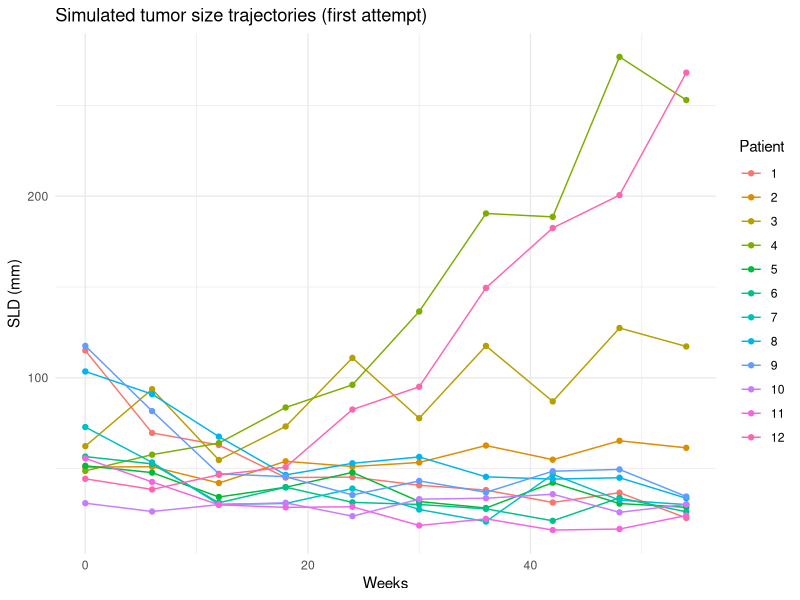
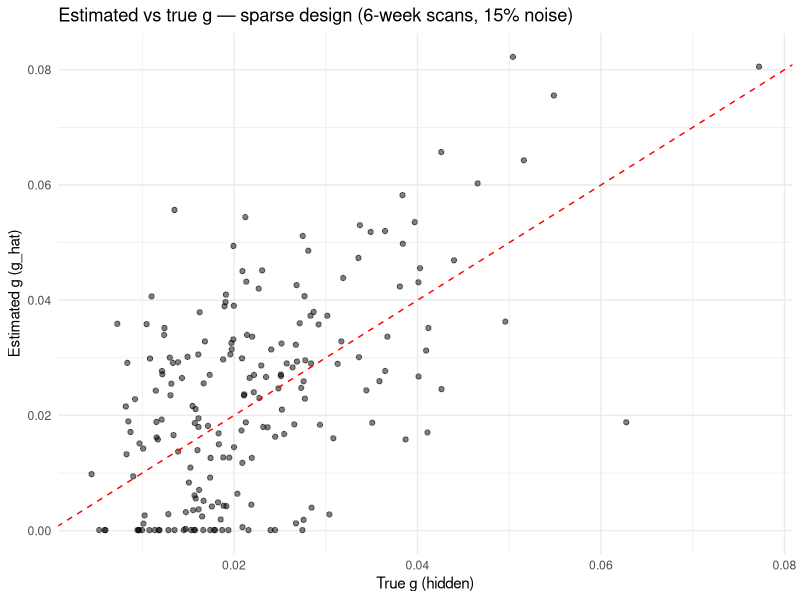
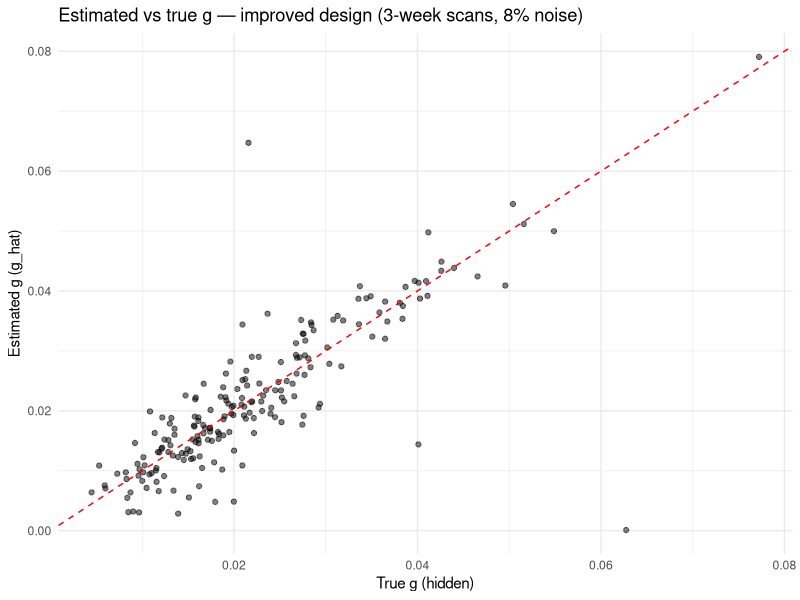

These figures' R source, in order:
## ---- chunk 1
knitr::opts_chunk$set(echo = TRUE, warning = FALSE, message = FALSE)
## ---- chunk 2
library(minpack.lm)
library(survival)
library(survminer)
library(dplyr)
library(ggplot2)

set.seed(42)
## ---- chunk 3
n_patients <- 200

g_pop      <- 0.020
omega_g    <- 0.5
d_pop      <- 0.010
omega_d    <- 0.6
SLD0_pop   <- 60
omega_SLD0 <- 0.3

patients <- tibble(
  patient_id = 1:n_patients,
  g    = rlnorm(n_patients, log(g_pop), omega_g),
  d    = rlnorm(n_patients, log(d_pop), omega_d),
  SLD0 = rlnorm(n_patients, log(SLD0_pop), omega_SLD0)
)

head(patients)
## ---- chunk 4
beta_g <- -15   # protective effect of g
beta_d <- 20    # detrimental effect of d
h0     <- 0.015 # baseline hazard

patients <- patients %>%
  mutate(
    g_c = g - mean(g),
    d_c = d - mean(d),
    linear_pred = beta_g * g_c + beta_d * d_c,
    hazard = h0 * exp(linear_pred),
    true_event_time = rexp(n(), rate = hazard)
  )

admin_censoring <- 104

patients <- patients %>%
  mutate(
    os_time  = pmin(true_event_time, admin_censoring),
    os_event = as.integer(true_event_time <= admin_censoring)
  )

summary(patients$os_time)
table(patients$os_event)
## ---- chunk 5
cor.test(patients$g, patients$os_time, method = "spearman")
## ---- chunk 6
assessment_times <- seq(0, 54, by = 6)
sigma_obs <- 0.15

longitudinal_data <- patients %>%
  rowwise() %>%
  do({
    pt <- .
    tibble(
      patient_id = pt$patient_id,
      time = assessment_times,
      SLD_true = pt$SLD0 * (exp(-pt$g * assessment_times) + exp(pt$d * assessment_times) - 1)
    )
  }) %>%
  ungroup() %>%
  mutate(SLD_obs = SLD_true * exp(rnorm(n(), 0, sigma_obs))) %>%
  filter(SLD_obs > 0)

ggplot(longitudinal_data %>% filter(patient_id <= 12),
       aes(x = time, y = SLD_obs, group = patient_id, color = factor(patient_id))) +
  geom_line() + geom_point() +
  labs(title = "Simulated tumor size trajectories (first attempt)",
       x = "Weeks", y = "SLD (mm)", color = "Patient") +
  theme_minimal()
## ---- chunk 7
fit_one_patient <- function(df) {
  tryCatch({
    fit <- nlsLM(
      SLD_obs ~ SLD0_est * (exp(-g_est * time) + exp(d_est * time) - 1),
      data = df,
      start = list(SLD0_est = df$SLD_obs[df$time == 0][1], g_est = 0.02, d_est = 0.01),
      lower = c(SLD0_est = 1, g_est = 0.0001, d_est = 0.0001),
      upper = c(SLD0_est = 500, g_est = 1, d_est = 1),
      control = nls.lm.control(maxiter = 200)
    )
    coefs <- coef(fit)
    tibble(g_hat = coefs["g_est"], d_hat = coefs["d_est"], convergence = TRUE)
  }, error = function(e) {
    tibble(g_hat = NA_real_, d_hat = NA_real_, convergence = FALSE)
  })
}

individual_fits <- longitudinal_data %>%
  group_by(patient_id) %>%
  filter(n() >= 4) %>%
  group_modify(~ fit_one_patient(.x)) %>%
  ungroup()

cat("Convergence rate:", mean(individual_fits$convergence, na.rm = TRUE) * 100, "%\n")
## ---- chunk 8
analysis_data <- patients %>%
  inner_join(individual_fits, by = "patient_id") %>%
  filter(convergence, !is.na(g_hat), !is.na(d_hat))

cox_model_v1 <- coxph(Surv(os_time, os_event) ~ g_hat + d_hat, data = analysis_data)
summary(cox_model_v1)

cor(analysis_data$g, analysis_data$g_hat)
cor(analysis_data$d, analysis_data$d_hat)
## ---- chunk 9
ggplot(analysis_data, aes(x = g, y = g_hat)) +
  geom_point(alpha = 0.5) +
  geom_abline(slope = 1, intercept = 0, color = "red", linetype = "dashed") +
  labs(title = "Estimated vs true g — sparse design (6-week scans, 15% noise)",
       x = "True g (hidden)", y = "Estimated g (g_hat)") +
  theme_minimal()
## ---- chunk 10
assessment_times <- seq(0, 72, by = 3)
sigma_obs <- 0.08

longitudinal_data <- patients %>%
  rowwise() %>%
  do({
    pt <- .
    tibble(
      patient_id = pt$patient_id,
      time = assessment_times,
      SLD_true = pt$SLD0 * (exp(-pt$g * assessment_times) + exp(pt$d * assessment_times) - 1)
    )
  }) %>%
  ungroup() %>%
  mutate(SLD_obs = SLD_true * exp(rnorm(n(), 0, sigma_obs))) %>%
  filter(SLD_obs > 0)
## ---- chunk 11
individual_fits <- longitudinal_data %>%
  group_by(patient_id) %>%
  filter(n() >= 4) %>%
  group_modify(~ fit_one_patient(.x)) %>%
  ungroup()

cat("Convergence rate:", mean(individual_fits$convergence, na.rm = TRUE) * 100, "%\n")

analysis_data <- patients %>%
  inner_join(individual_fits, by = "patient_id") %>%
  filter(convergence, !is.na(g_hat), !is.na(d_hat))

cox_model_v2 <- coxph(Surv(os_time, os_event) ~ g_hat + d_hat, data = analysis_data)
summary(cox_model_v2)

cor(analysis_data$g, analysis_data$g_hat)
cor(analysis_data$d, analysis_data$d_hat)
## ---- chunk 12
ggplot(analysis_data, aes(x = g, y = g_hat)) +
  geom_point(alpha = 0.5) +
  geom_abline(slope = 1, intercept = 0, color = "red", linetype = "dashed") +
  labs(title = "Estimated vs true g — improved design (3-week scans, 8% noise)",
       x = "True g (hidden)", y = "Estimated g (g_hat)") +
  theme_minimal()
